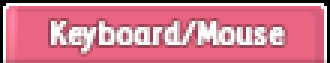
#> input picture gamelab/assets/keybindings/tab_selected_0.png, 110 x 21 px (shown 3 times larger)
$ python -i keybindings.py   (imports and definitions only)
#> lines starting #> are read from the running program, lines starting #| are printed output that depends on the picture
#> further down, picture is the input picture: shape (21, 110, 3); mean B, G, R 140.4, 121.8, 209.4
"""The game's KEY BINDINGS window (the backslash key opens it, Esc closes it unsaved) read off a frame of the client at
its own 1366x768: which key(s) the game has the Attack action on, the preset in use, and that the window is the one
read and wholly in view. What behavior.keycheck asks after her regular attack took no effect 5 times in a row.

The window is the newer one, not the classic v83 KeyConfig: live on 2026-10-28 at 10:56 (`gamelab act \\`, then
`act esc`: D:/MapleHelper-scratch/akey/live/keyconfig.png and keyconfig-closed.png) it opened at (177, 174)-(813, 619),
"KEY BINDINGS" on its title, tabs "Keyboard/Mouse" and "Controller", "Preset 1 2 3", a whole keyboard of key cells,
each bound one with its action's picture drawn on it under the key's name (both Ctrl cells "ATTACK", both Alt "JUMP",
Z "PICK UP", the item and skill pictures of her potions, pet food, chair and Lucky Seven on C, V, U, D and Shift), a
tray of the actions bound to no key (MUTE, KEYS1-3), and DEFAULT, CLEAR ALL, CONFIRM, CANCEL. Its pictures are the copy's
`UI/UI_000.wz` KeyBindings.img (not its orange KeyConfig icons, nor UIWindow's, which this copy hasn't), and they're
drawn as they are: on the live frame every one of the 43 function pictures on a key matches its own to the pixel
(rms 0.0-0.07), the best other at 57.6. They're in assets/keybindings, cut from the copy by `cut_assets`
(tests/test_keybindings.py: the same as the copy's, where the copy is).

How it's read (`Reader.read`, 20-25 ms for a frame; the whole map of what each key does, `Reader.functions`, about
0.5 s more, for the log):
1. the window: its title strip (backgrnd's top TITLE_ROWS rows, 636 wide) matched over the frame, TM_SQDIFF_NORMED
   TITLE_OK at most (0.0076 open live, 0.38 on the frame after Esc), and the whole of it in the frame; else the strip's
   left TITLE_PART px (its name, "KEY BINDINGS") PART_OK at most: the window dragged off the frame's right or bottom
   edge, open but not read (so the check closes it all the same);
2. that it's the Keyboard/Mouse tab (its picture selected at TAB_AT), and the keyboard's own pixels between the key cells
   as its picture has them (GAPS_OK of them: another window or the Controller tab over it, and nothing is read);
3. the preset, the page button drawn "checked" (the pointer over one draws the same picture as "mouseOver": the check
   moves it off the window first, behavior.keycheck.MOUSE_AT);
4. every key cell (CELLS, off the keyboard's picture: 77 the game binds, 74 keys by config.toml's names, both Ctrls one
   binding as the game binds by scan code, both Shifts and both Alts too; Tab, Caps Lock, Enter, Backspace, Print
   Screen, Pause, '/', the Windows and menu keys are drawn grey: it doesn't): ATTACK's picture (icon 52) drawn there,
   its bottom ICON_ROWS rows (the key's name is drawn over the top) matched within SLACK px, the alpha the mask, scored
   by the rms of the difference less its mean (a frame dimmed by 30% scores 20.4, an exact draw 0.0-2.4, the best other
   cell 57.6): ATTACK_OK at most is ATTACK, over ATTACK_UNSURE not, between unsure (`unsure`);
5. the tray: ATTACK's picture in one of its TRAY_COLS x TRAY_ROWS slots means the game has it on no key;
6. every cell's key name (key/<code>, drawn over whatever it's bound to) drawn as it is (LABEL_OK of its px): a key
   none of whose cells shows its name is `illegible` (a popup or a pointer over it), and with ATTACK found on no key
   and not in the tray that's not read ("covered"), not "on no key" (on the live frames every name 1.0; the pointer
   dragging her pet food over U on 2026-10-24, 0.89; a box over both Ctrl cells, 0.0).

The frame is RGB, the client's at its own 1366x768, where the game draws its pictures as they are; a frame of
another size isn't read (the client stretched: the frame of 2026-10-18 at 1920x1080, lab/keyconfig.png, brought down
to 1366x768 has its title strip at 0.019-0.023 but no key's ATTACK picture under 33, the tab's own px 47% as drawn).
`compose` draws the window from the same pictures with any bindings, for the tests and the simulator."""

from dataclasses import dataclass, field
from pathlib import Path

import cv2
import numpy as np

from ..paths import ASSETS

FOLDER = ASSETS / "keybindings"
FRAME = (1366, 768)        # the client's size it's read at (w, h)
WINDOW = (636, 445)        # the window's size: backgrnd's
KEYBOARD_AT = (9, 53)      # backgrnd_keyboard's place in the window (its origin negated)
TAB_AT = (9, 24)           # tab:kind's lt: the Keyboard/Mouse tab's picture, selected, drawn there ...
TAB_STEP = 110             # ... and the Controller tab's that far right of it
PRESET_AT = {1: (74, 60), 2: (103, 60), 3: (132, 60)}  # button:presetPage<k>'s place (its origin negated)
TRAY_AT, TRAY_STEP, TRAY_COLS, TRAY_ROWS = (13, 301), 34, 18, 3  # the unbound actions' slots (MUTE drawn at (557, 335))
OPEN_AT = (177, 174)       # where it opened live (the window can be dragged: it's looked for anywhere)
TITLE_ROWS = 20            # the title strip ("KEY BINDINGS") matched to find it ...
TITLE_OK = 0.06            # ... TM_SQDIFF_NORMED at most (0.0076-0.0077 on the 13 live frames with it; 0.036 those 15%
                           # dimmer; 0.35-0.39 on the 13 frames without it of lab/shots at 1366x768)
TITLE_PART = 100           # the strip's left px, its name: found alone, the window's open but partly off the frame ...
PART_OK = 0.02             # ... at this at most (the 12 frames of lab/shots and akey/live with the window 0.0057 at most;
                           # the 22 without 0.084 at the least: the minimap's own title, "MINI MAP", at (0, 0))
LABEL_OK = 0.75            # share of a key name's px drawn as they are: its cell legible (live 1.0; a pointer over U 0.89)
GAPS_OK = 0.9              # share of the keyboard's own px between the cells as its picture has them (within GAP_LEVELS)
GAP_LEVELS = 16           # (the difference's mean taken out: a frame 15% dimmer reads)
DRAWN_LEVELS = 16          # a picture's px drawn as they are: within this of it, the difference's mean taken out
LEVELS_OFF = 40            # the levels' fit (Reader._levels) leaves out the title's px this far off it (its close box)
GAPS_FROM = 26             # ... from this row of the keyboard's picture down: its key rows (the first's pictures at 28)
ICON_ROWS = 16             # a function picture's bottom rows matched (its key's name is drawn over the top ones)
SLACK = 3                  # px it's looked for around its place
ATTACK_OK = 25.0           # mean-removed rms at most: ATTACK (exact 0.0-2.4, 30% dimmer 20.4, the best other 57.6) ...
ATTACK_UNSURE = 45.0       # ... over this, not; between, unsure (behavior.keycheck reads a second frame)
EMPTY_OK = 0.9             # a cell's px under its name as the keyboard's picture has them: nothing bound
ATTACK = 52
# The function pictures (KeyBindings.img/icon/<id>), as the window names them
FUNCTIONS = {0: "EQUIPMENT", 1: "ITEM", 2: "ABILITY", 3: "SKILL", 4: "BUDDY", 5: "WORLD MAP", 6: "MAPLE CHAT",
             7: "MINIMAP", 8: "QUEST", 9: "SET KEY", 10: "TO ALL", 11: "WHISPER", 12: "TO PARTY", 13: "TO BUDDY",
             14: "SHORTCUT", 15: "QUICK SLOT", 16: "CHAT+", 19: "PARTY", 22: "CASH SHOP", 45: "CHANNEL", 46: "MENU",
             47: "SCREEN SHOT", 48: "PICTURE MODE", 50: "PICK UP", 51: "SIT", 52: "ATTACK", 53: "JUMP", 54: "NPC CHAT",
             55: "CRAFTING", 58: "MAILBOX", 202: "MUTE", 204: "KEYS1", 205: "KEYS2", 206: "KEYS3", 300: "MOVE LEFT",
             301: "MOVE RIGHT", 302: "MOVE UP", 303: "MOVE DOWN", 400: "OK", 401: "CANCEL",
             **{i: f"FACE {i - 99}" for i in range(100, 107)}}
PICTURE = "picture"  # a cell with an item's or a skill's picture on it (not a function's), not one of PICTURES
# The item and skill pictures her keys carry, told apart (`Reader.functions`: what her keys are followed by,
# behavior.keymap): each its GameKeys field -> (its name as `functions` gives it, where it is in the copy: ("skill",
# its Skill image, its id) or ("item", its Item folder, its image, its id)). The window draws a skill's `icon` and an
# item's `icon` (with its shadow) with its origin at the cell's slot's bottom left (on the live frame Lucky Seven's at
# Shift exactly, the Pet Food's at U, The Green Relaxer's at D, the potions' at C and V: D:/MapleHelper-scratch/akey2/
# icons), an item's count over its bottom left and the key's name over its top left (left out of the match).
PICTURES = {"lucky_seven": ("LUCKY SEVEN", ("skill", "400.img", 4001003)),
            "pet_food": ("PET FOOD", ("item", "Consume", "0212.img", 2120000)),
            "chair": ("THE GREEN RELAXER", ("item", "Install", "0301.img", 3010000)),
            "magic_claw": ("MAGIC CLAW", ("skill", "200.img", 2001003)),
            "magic_guard": ("MAGIC GUARD", ("skill", "200.img", 2001000)),
            "magic_armor": ("MAGIC ARMOR", ("skill", "200.img", 2001001)),
            "energy_bolt": ("ENERGY BOLT", ("skill", "200.img", 2001002))}
PICTURE_OK = 0.8           # share of a picture's opaque px drawn as they are, but under its key's name and count: it
                           # (on the live window and both of 2026-10-24 Lucky Seven's 1.00 and 0.98 at the Shifts, the Pet
                           # Food's 1.00 at U, the Relaxer's 0.99 at D; any of them at any other cell 0.60 at the most,
                           # the FACE pictures of F1-F7 against Energy Bolt's; the Pet Food dragged over U 0.07)
COUNT_BOX = (18, 12)       # an item's count: the slot's bottom left this wide and high (px), left out of its match

# The keyboard (backgrnd_keyboard, 618x237): each row's top (px in the keyboard's picture) and its cells: x, width, the
# key (config.toml's name; None: drawn grey, the game doesn't bind it), its scan code (the game's key/<code> name
# picture), where its name is drawn (px right of the cell's x, one under its top) and how far off centre its function
# picture is (the right Ctrl's 2 px left). Measured on the live frame (D:/MapleHelper-scratch/akey/design/ui).
ROWS = [
    (30, [(10, 28, "esc", 1, 0), (78, 28, "f1", 59, 0), (112, 28, "f2", 60, 0), (146, 28, "f3", 61, 0),
          (180, 28, "f4", 62, 0), (222, 28, "f5", 63, 0), (256, 28, "f6", 64, 0), (290, 28, "f7", 65, 0),
          (324, 28, "f8", 66, 0), (366, 28, "f9", 67, 0), (400, 28, "f10", 68, 0), (434, 28, "f11", 87, 0),
          (468, 28, "f12", 88, 0), (510, 28, None, None, 0), (544, 28, "scrolllock", 70, 0), (578, 28, None, None, 0)]),
    (69, [(10, 28, "`", 41, 0), (44, 28, "1", 2, 0), (78, 28, "2", 3, 0), (112, 28, "3", 4, 0), (146, 28, "4", 5, 0),
          (180, 28, "5", 6, 0), (214, 28, "6", 7, 0), (248, 28, "7", 8, 0), (282, 28, "8", 9, 0), (316, 28, "9", 10, 0),
          (350, 28, "0", 11, 0), (384, 28, "-", 12, 0), (418, 28, "=", 13, 0), (452, 44, None, None, 0),
          (510, 28, "insert", 82, 0), (544, 28, "home", 71, 0), (578, 28, "pageup", 73, 0)]),
    (102, [(10, 44, None, None, 0), (60, 28, "q", 16, 0), (94, 28, "w", 17, 0), (128, 28, "e", 18, 0),
           (162, 28, "r", 19, 0), (196, 28, "t", 20, 0), (230, 28, "y", 21, 0), (264, 28, "u", 22, 0),
           (298, 28, "i", 23, 0), (332, 28, "o", 24, 0), (366, 28, "p", 25, 0), (400, 28, "[", 26, 0),
           (434, 28, "]", 27, 0), (468, 28, "\\", 43, 0), (510, 28, "delete", 83, 0), (544, 28, "end", 79, 0),
           (578, 28, "pagedown", 81, 0)]),
    (135, [(10, 61, None, None, 0), (77, 28, "a", 30, 0), (111, 28, "s", 31, 0), (145, 28, "d", 32, 0),
           (179, 28, "f", 33, 0), (213, 28, "g", 34, 0), (247, 28, "h", 35, 0), (281, 28, "j", 36, 0),
           (315, 28, "k", 37, 0), (349, 28, "l", 38, 0), (383, 28, ";", 39, 0), (417, 28, "'", 40, 0),
           (451, 45, None, None, 0)]),
    (168, [(10, 78, "shift", 42, 25), (94, 28, "z", 44, 0), (128, 28, "x", 45, 0), (162, 28, "c", 46, 0),
           (196, 28, "v", 47, 0), (230, 28, "b", 48, 0), (264, 28, "n", 49, 0), (298, 28, "m", 50, 0),
           (332, 28, ",", 51, 0), (366, 28, ".", 52, 0), (400, 28, None, None, 0), (434, 62, "shift", 42, 16),
           (544, 28, "up", 72, 0)]),
    (201, [(10, 43, "ctrl", 29, 7), (59, 44, None, None, 0), (109, 47, "alt", 56, 9), (162, 164, "space", 57, 66),
           (332, 50, "alt", 56, 11), (388, 50, None, None, 0), (444, 52, "ctrl", 29, 10), (510, 28, "left", 75, 0),
           (544, 28, "down", 80, 0), (578, 28, "right", 77, 0)]),
]
CELL_H = 25
ICON_DX = {(444, 201): -2}  # a function picture drawn off its cell's centre (the right Ctrl's), px
# config.toml's names that are one binding to the game (it binds by scan code): the right-hand twins
SAME_KEY = {"rctrl": "ctrl", "rshift": "shift", "ralt": "alt"}


@dataclass(frozen=True)
class Cell:
    """A key cell of the keyboard: its place in the keyboard's picture (x, y, width; CELL_H high), the key (None: the
    game doesn't bind it), its scan code, its name's place in it (label_dx) and where its function picture is drawn
    (icon: px in the keyboard's picture)."""
    x: int
    y: int
    w: int
    key: str | None
    code: int | None
    label_dx: int

    @property
    def icon(self) -> tuple[int, int]:
        return self.x + (self.w - 32) // 2 + ICON_DX.get((self.x, self.y), 0), self.y - 2


CELLS = [Cell(x, y, w, key, code, dx) for y, row in ROWS for x, w, key, code, dx in row]
BOUND = [c for c in CELLS if c.key is not None]
KEYS = tuple(dict.fromkeys(c.key for c in BOUND))  # the keys the game binds, by config.toml's names (74)


def same_key(a: str | None, b: str | None) -> bool:
    """Whether two of config.toml's key names are one binding to the game (the right Ctrl is the left's)."""
    return a is not None and b is not None and SAME_KEY.get(a, a) == SAME_KEY.get(b, b)


@dataclass
class Reading:
    """What a frame showed of the KEY BINDINGS window (Reader.read). `open`: its title found; `why`: "read", or why not
    (not open; partly off the frame; not the Keyboard/Mouse tab; covered); `at`: its top-left (client px); `title`: the
    title strip's score; `preset`: the page drawn checked (None: not told); `attack`: the keys carrying ATTACK (config.toml
    names, in the keyboard's order, a key once: both Ctrls are 'ctrl'); `in_tray`: ATTACK in the tray (on no key);
    `unsure`: keys whose cells scored between ATTACK_OK and ATTACK_UNSURE; `scores`: each bound key's best ATTACK score;
    `gaps`: the keyboard's px between its cells as its picture has them (share); `illegible`: keys none of whose cells
    shows its name as drawn (covered: what's on it isn't known)."""
    open: bool
    why: str
    at: tuple[int, int] | None = None
    title: float = 1.0
    preset: int | None = None
    attack: tuple[str, ...] = ()
    in_tray: bool = False
    unsure: tuple[str, ...] = ()
    scores: dict[str, float] = field(default_factory=dict)
    gaps: float = 0.0
    illegible: tuple[str, ...] = ()

    # [19 lines left out: functions read, text, record, not called in this run]


def _rgba(path: Path) -> np.ndarray:
    """An asset as RGBA uint8 (cv2 reads BGRA)."""
    im = cv2.imread(str(path), cv2.IMREAD_UNCHANGED)
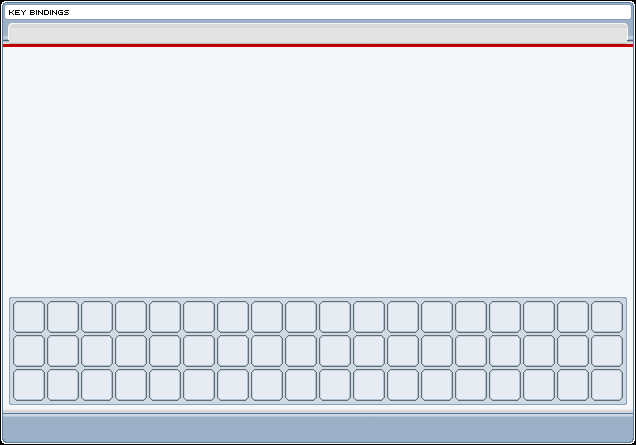
#> input picture gamelab/assets/keybindings/backgrnd.png, 636 x 445 px
#> im is the input picture: shape (445, 636, 4); mean B, G, R, A 232.4, 228.1, 225, 254
    if im is None:
        raise FileNotFoundError(path)
    if im.shape[2] == 3:
        im = np.dstack([im, np.full(im.shape[:2], 255, np.uint8)])
    return np.ascontiguousarray(im[:, :, [2, 1, 0, 3]])
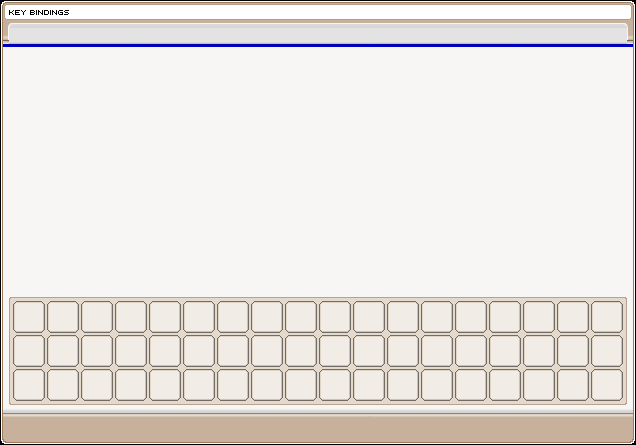
#> returned value: shape (445, 636, 4); mean of channels 0, 1, 2, 3 225, 228.1, 232.4, 254; drawn as B, G, R


class Reader:
    """Reads the window off frames with the pictures in `folder` (assets/keybindings by default)."""

    def __init__(self, folder: Path = FOLDER):
        self.folder = Path(folder)
        self.bg = _rgba(self.folder / "backgrnd.png")
        self.kb = _rgba(self.folder / "backgrnd_keyboard.png")
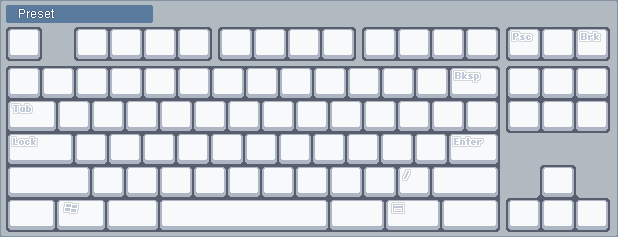
#> input picture gamelab/assets/keybindings/backgrnd_keyboard.png, 618 x 237 px
#> in _rgba, im is the input picture: shape (237, 618, 4); mean B, G, R, A 209.2, 202.3, 197.4, 255
#> in _rgba (call 2), `return np.ascontiguousarray(im[:, :, [2, 1, 0, 3]])`:
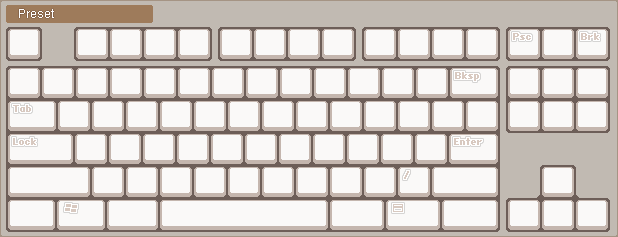
#> returned value: shape (237, 618, 4); mean of channels 0, 1, 2, 3 197.4, 202.3, 209.2, 255; drawn as B, G, R
        self.strip = np.ascontiguousarray(self.bg[:TITLE_ROWS, :, :3])
        self._part = np.ascontiguousarray(self.strip[:, :TITLE_PART])
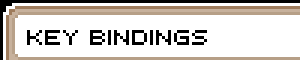
#> self._part: shape (20, 100, 3) (shown 3 times larger); mean of channels 0, 1, 2 195.8, 201.2, 206.8; drawn as B, G, R
        self._strip_px = self.bg[:TITLE_ROWS, :, 3] > 250  # (its opaque px: the levels' fit)
        self.tabs = {(state, k): _rgba(self.folder / f"tab_{state}_{k}.png") for state in ("selected", "normal")
                     for k in (0, 1)}
#> in _rgba (call 3), `return np.ascontiguousarray(im[:, :, [2, 1, 0, 3]])`:
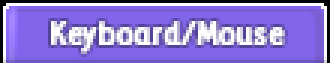
#> returned value: shape (21, 110, 4) (shown 3 times larger); mean of channels 0, 1, 2, 3 209.4, 121.8, 140.4, 254.8; drawn as B, G, R
        self.presets = {k: {state: _rgba(self.folder / f"preset{k}_{state}.png") for state in ("checked", "normal")}
                        for k in PRESET_AT}
        self.icons: dict[int, np.ndarray] = {}
        for p in sorted((self.folder / "icon").glob("*.png"), key=lambda p: int(p.stem)):
            self.icons[int(p.stem)] = _rgba(p)
        self.labels = {int(p.stem): _rgba(p) for p in (self.folder / "key").glob("*.png")}
        # Her items' and skills' pictures (PICTURES), each with its origin: {field: (RGBA, (ox, oy), item?)}
        self.pictures: dict[str, tuple[np.ndarray, tuple[int, int], bool]] = {}
        origins = self.folder / "picture" / "origins.json"
        if origins.is_file():
            import json
            for name, (ox, oy) in json.loads(origins.read_text(encoding="utf-8")).items():
                if name in PICTURES and (self.folder / "picture" / f"{name}.png").is_file():
                    self.pictures[name] = (_rgba(self.folder / "picture" / f"{name}.png"), (int(ox), int(oy)),
                                           PICTURES[name][1][0] == "item")
        a = self.icons[ATTACK]
        self._att = a[ICON_ROWS:, :, :3].astype(np.float32)
        self._att_mask = a[ICON_ROWS:, :, 3] > 200
        # The keyboard's own px between its cells: outside every bound cell's function picture (and SLACK about it),
        # opaque in its picture
        gaps = self.kb[:, :, 3] > 200
        gaps[:GAPS_FROM] = False  # (the preset pages and QUICK SLOTS KEYS are drawn over its top rows)
        for c in BOUND:
            ix, iy = c.icon
            gaps[max(0, iy - SLACK):iy + 32 + SLACK, max(0, ix - SLACK):ix + 32 + SLACK] = False
        self._gaps = gaps

    # --- the window ---------------------------------------------------------------------------------------------

    # [218 lines left out: functions find, find_part, read, _levels, _drawn, _attack_score and 6 more, not called in this run]


# --- the window drawn from its pictures (the tests, the simulator) ------------------------------------------------

_DRAWN: dict[str, Reader] = {}


# [63 lines left out: functions _pictures, _paste, picture_icon, compose, not called in this run]


# The window as it was live on 2026-10-28 at 10:56 (D:/MapleHelper-scratch/akey/live/keyconfig.png): her keys' functions,
# preset 2 (`compose`'s default bindings for the tests and the simulator)
LIVE = {"esc": 46, **{f"f{i}": 99 + i for i in range(1, 8)}, "f9": 22, "f10": 14, "f11": 48, "scrolllock": 47,
        "8": 13, "9": 12, "0": 10, "q": 8, "w": 5, "e": 0, "u": "pet_food", "i": 1, "o": 4, "p": 19, "[": 6, "]": 15,
        "\\": 9, "s": 2, "d": "chair", "h": 11, "k": 3, "l": 55, ";": 58, "'": 16, "shift": "lucky_seven", "z": 50, "x": 51,
        "c": PICTURE, "v": PICTURE, "m": 7, ",": 45, "up": 302, "ctrl": 52, "alt": 53, "space": 54, "left": 300,
        "down": 303, "right": 301}
LIVE_PRESET = 2


# --- the pictures, cut from the copy ----------------------------------------------------------------------------

# [71 lines left out: functions cut_assets, cut_pictures, not called in this run]

>>> import cv2
>>> picture = cv2.imread('../assets/keybindings/tab_selected_0.png')
#> (the run stopped early here; a loop or call above may not have finished)
